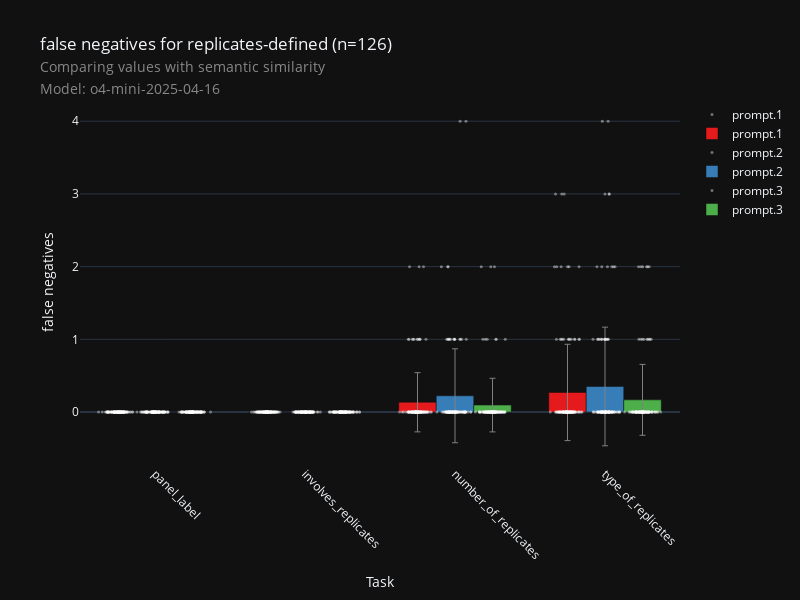

Notebook code cell kept with this figure:
### Code cell
check_specific_plot(
    "fig-checklist",
    "replicates-defined",
    metric="semantic_similarity",
    score="false_negatives",
    model=MODEL
)

### Figure 1 — Plotly figure (JSON) as saved in the notebook; plotly's stock layout.template omitted (floating-point values rounded to 4 significant figures; data arrays with more than 128 entries replaced by an {"elided": "..."} marker saying what was removed)
{"data": [{"hovertext": {"elided": "504 str values"}, "marker": {"color": "white", "line": {"color": "white", "width": 0}, "opacity": 0.4, "size": 3}, "mode": "markers", "name": "prompt.1", "showlegend": true, "type": "scatter", "x": {"elided": "504 float values"}, "y": {"elided": "504 int values"}}, {"error_y": {"array": [0.0, 0.407, 0.0, 0.6623], "color": "grey", "thickness": 1, "type": "data", "visible": true, "width": 3}, "hovertext": ["Task: panel_label<br>0.0: 0.000<br>Prompt: prompt.1", "Task: involves_replicates<br>0.1349206349206349: 0.135<br>Prompt: prompt.1", "Task: number_of_replicates<br>0.0: 0.000<br>Prompt: prompt.1", "Task: type_of_replicates<br>0.2698412698412698: 0.270<br>Prompt: prompt.1"], "marker": {"color": "rgb(228,26,28)"}, "name": "prompt.1", "showlegend": true, "type": "bar", "width": 0.25, "x": [0.75, 1.75, -0.25, 2.75], "y": [0.0, 0.1349, 0.0, 0.2698]}, {"hovertext": {"elided": "500 str values"}, "marker": {"color": "white", "line": {"color": "white", "width": 0}, "opacity": 0.4, "size": 3}, "mode": "markers", "name": "prompt.2", "showlegend": true, "type": "scatter", "x": {"elided": "500 float values"}, "y": {"elided": "500 int values"}}, {"error_y": {"array": [0.0, 0.6459, 0.0, 0.8157], "color": "grey", "thickness": 1, "type": "data", "visible": true, "width": 3}, "hovertext": ["Task: panel_label<br>0.0: 0.000<br>Prompt: prompt.2", "Task: involves_replicates<br>0.224: 0.224<br>Prompt: prompt.2", "Task: number_of_replicates<br>0.0: 0.000<br>Prompt: prompt.2", "Task: type_of_replicates<br>0.352: 0.352<br>Prompt: prompt.2"], "marker": {"color": "rgb(55,126,184)"}, "name": "prompt.2", "showlegend": true, "type": "bar", "width": 0.25, "x": [1.0, 2.0, 0.0, 3.0], "y": [0.0, 0.224, 0.0, 0.352]}, {"hovertext": {"elided": "500 str values"}, "marker": {"color": "white", "line": {"color": "white", "width": 0}, "opacity": 0.4, "size": 3}, "mode": "markers", "name": "prompt.3", "showlegend": true, "type": "scatter", "x": {"elided": "500 float values"}, "y": {"elided": "500 int values"}}, {"error_y": {"array": [0.0, 0.3686, 0.0, 0.4875], "color": "grey", "thickness": 1, "type": "data", "visible": true, "width": 3}, "hovertext": ["Task: panel_label<br>0.0: 0.000<br>Prompt: prompt.3", "Task: involves_replicates<br>0.096: 0.096<br>Prompt: prompt.3", "Task: number_of_replicates<br>0.0: 0.000<br>Prompt: prompt.3", "Task: type_of_replicates<br>0.168: 0.168<br>Prompt: prompt.3"], "marker": {"color": "rgb(77,175,74)"}, "name": "prompt.3", "showlegend": true, "type": "bar", "width": 0.25, "x": [1.25, 2.25, 0.25, 3.25], "y": [0.0, 0.096, 0.0, 0.168]}], "layout": {"boxmode": "group", "height": 600, "showlegend": true, "title": {"text": "false negatives for replicates-defined (n=126)<br><span style=\"font-size: 0.8em; color: #888;\">Comparing values with semantic similarity</span><br><span style=\"font-size: 0.8em; color: #888;\">Model: o4-mini-2025-04-16</span>"}, "width": 800, "xaxis": {"range": [-0.5, 3.5], "tickangle": 45, "ticktext": ["panel_label", "involves_replicates", "number_of_replicates", "type_of_replicates"], "tickvals": [0, 1, 2, 3], "title": {"text": "Task"}}, "yaxis": {"title": {"text": "false negatives"}}}}
